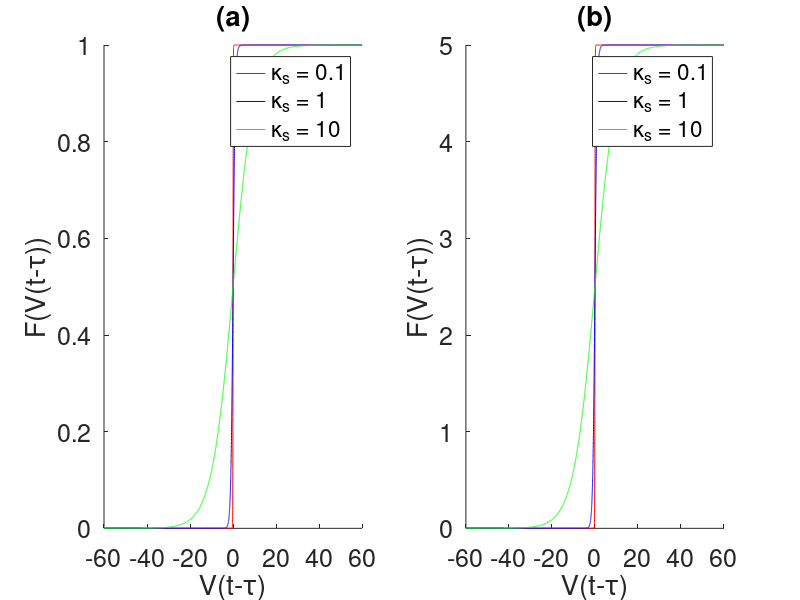

Here is the MATLAB script that generated this plot:
%behaviour of the delayed coupling term f(V(t-tau))=(Kappa/2)*(1+tanh((V(t-tau)-Vs)/Kappa_s)) for a variety of
%Kappa and Kappa_s, (Vs=0)
Kappa_s=[0.1,1,10];
Kappa=[1,5];
V_delayed=-60:0.01:60;
colours=['r','b','g'];
for i=1:length(Kappa)
    subplot(1,length(Kappa),i)
    if i==1
        subplot(1,length(Kappa),1)
        title('(a)')
    else
        subplot(1,length(Kappa),2)
        title('(b)')
    end
    hold on
    for j=1:length(Kappa_s)
        plot(V_delayed,(Kappa(i)/2)*(1+tanh(V_delayed/Kappa_s(j))),colours(j))
    end
    xlabel('V(t-\tau)')
    ylabel('F(V(t-\tau))')
    legend({['\kappa_s = ' num2str(Kappa_s(1))], ...
        ['\kappa_s = ' num2str(Kappa_s(2))], ...
        ['\kappa_s = ' num2str(Kappa_s(3))]}, 'FontSize',18)
    set(gca,'FontSize',18)
end